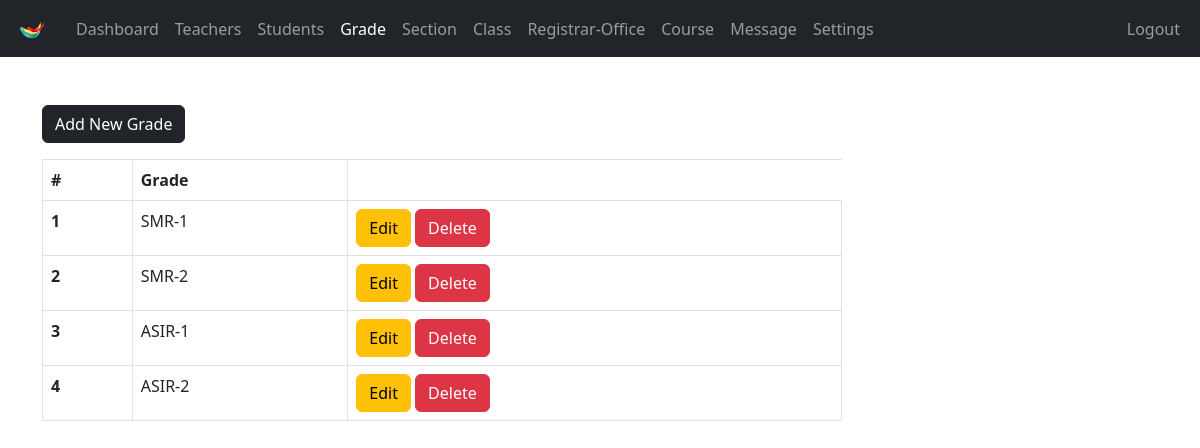
The app's page /admin/grade.php (signed in) with its own data.
### tables this page shows
CREATE TABLE `grades` (
  `grade_id` int(11) NOT NULL,
  `grade` varchar(31) NOT NULL,
  `grade_code` varchar(7) NOT NULL
);

### admin/data/grade.php (called while the page is built, shortened)
<?php
function getAllGrades($conn)
{
    $sql = "SELECT * FROM grades";
    $stmt = $conn->prepare($sql);
    $stmt->execute();
    if ($stmt->rowCount() >= 1) {
        $grades = $stmt->fetchAll();
        return $grades;
    } else {
        return 0;
    }
}

### admin/grade.php (the view, shortened to what this page needs)
<?php
if (
    isset($_SESSION['admin_id']) &&
    isset($_SESSION['role'])
) {
    if ($_SESSION['role'] == 'Admin') {
        include "../DB_connection.php";
        include "data/grade.php";
        $grades = getAllGrades($conn);
?>
        <!DOCTYPE html>
        <html lang="en">
        <head>
            <link rel="stylesheet" href="https://cdn.jsdelivr.net/npm/bootstrap@5.2.0/dist/css/bootstrap.min.css">
            <link rel="stylesheet" href="../css/style.css">
            <link rel="stylesheet" href="https://cdnjs.cloudflare.com/ajax/libs/font-awesome/4.7.0/css/font-awesome.min.css">
        </head>
        <body>
            <?php
            include "inc/navbar.php";
            if ($grades != 0) {
            ?>
                <div class="container mt-5">
                    <a href="grade-add.php" class="btn btn-dark">Add New Grade</a>
                    <div class="table-responsive">
                        <table class="table table-bordered mt-3 n-table">
                            <thead>
                                <tr>
                                    <th scope="col">#</th>
                                    <th scope="col">Grade</th>
                                </tr>
                            </thead>
                            <tbody>
                                <?php $i = 0;
                                foreach ($grades as $grade) {
                                    $i++;  ?>
                                    <tr>
                                        <th scope="row"><?= $i ?></th>
                                        <td>
                                            <?php
                                            echo $grade['grade_code'] . '-' .
                                                $grade['grade'];
                                            ?>
                                        </td>
                                        <td>
                                            <a href="grade-edit.php?grade_id=<?= $grade['grade_id'] ?>" class="btn btn-warning">Edit</a>
                                            <a href="grade-delete.php?grade_id=<?= $grade['grade_id'] ?>" class="btn btn-danger">Delete</a>
                                        </td>
                                    </tr>
                                <?php } ?>
                            </tbody>
                        </table>
                    </div>
                <?php } else { ?>
                    <div class="alert alert-info .w-450 m-5" role="alert">
                        Empty!
                    </div>
                <?php } ?>
                </div>
        </body>
        </html>
<?php
    } else {
        header("Location: ../login.php");
        exit;
    }
} else {
    header("Location: ../login.php");
    exit;
}
?>

### css/style.css (style rules this page uses)
.n-table { max-width: 800px; }

### records on screen
grades: grade_code "SMR", grade "1"
grades: grade_code "SMR", grade "2"
grades: grade_code "ASIR", grade "1"
grades: grade_code "ASIR", grade "2"
